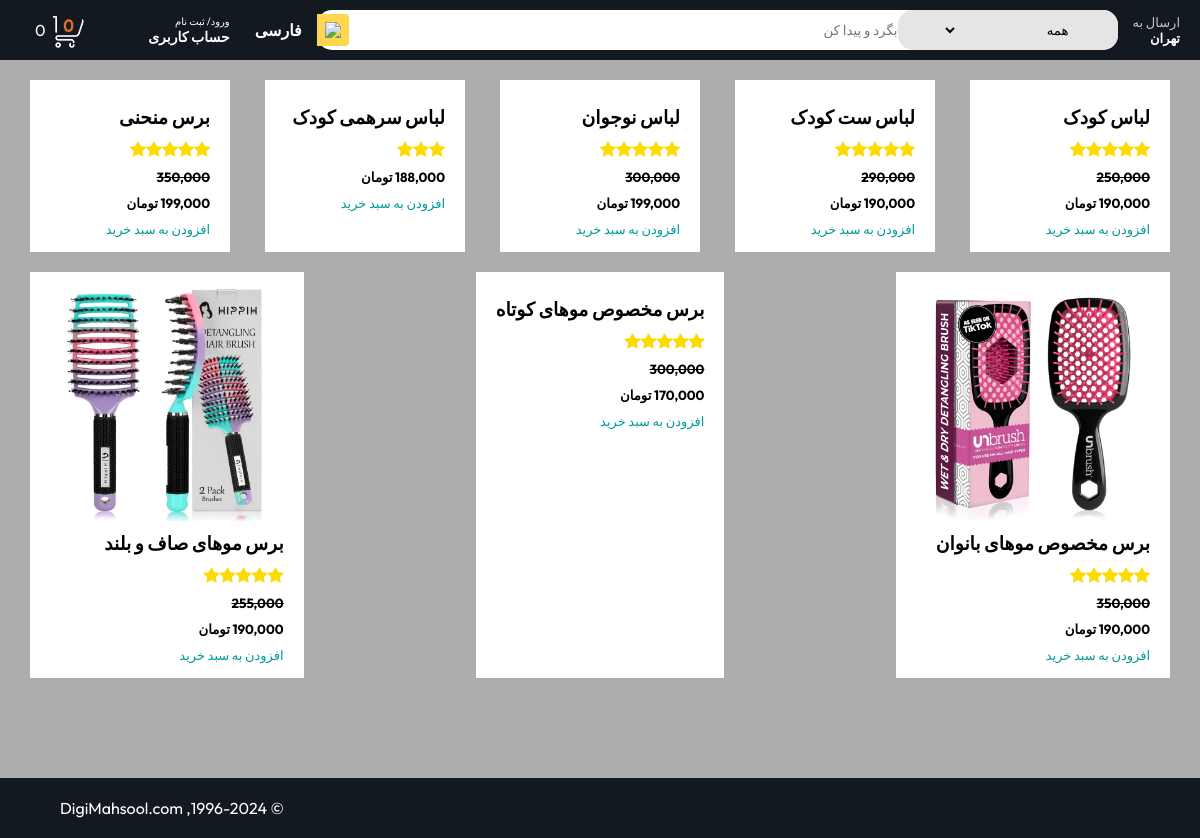
Page /Bellow200/ on the committed database.
### shop/models.py (models this page shows, shortened)
class Product(models.Model):
    name = models.CharField(max_length=50)
    description = models.CharField(max_length=500, blank=True , null=True, default='')
    price = models.DecimalField(max_digits=12, decimal_places=0, default=0)
    category = models.ForeignKey(Category, on_delete=models.CASCADE , default=1)
    star= models.IntegerField(default=0 , validators=[MinValueValidator(0), MaxValueValidator(5)])
    picture = models.ImageField(upload_to="upload/product/")
    is_sale= models.BooleanField(default=False)
    sale_price = models.DecimalField(max_digits=10, decimal_places=0, default=0)

### shop/views.py (the view)
# urls.py: path('Bellow200/', Bellow200 , name='Bellow200'),
def Bellow200(request):
    all_products = Product.objects.filter(category=3)
    return render(request,'Bellow200.html',{'products':all_products})

### shop/templates/Bellow200.html (shortened to what this page needs)
{% extends 'base.html' %}
{% block content%}
{% load static %}
{% load humanize %}
    <div class="box-row " >
    {% for item in products %}
        {% if item.is_sale %}
        <div class="box-col">
            <img src="{{ item.picture.url }}" alt="">
            <h3>{{ item.name }}</h3>
            <div class="d-flex justify-content-center small text-warning mb-2" style="display: flex ; color: #fddb01">
            {% with ''|center:item.star as range %}
                {% for _ in range %}
                    <div class="bi-star-fill"></div>
                {% endfor %}
            {% endwith %}
            </div>
            <h5><strike>{{item.price | intcomma}}</strike></h5>
            <h5>{{item.sale_price | intcomma}} تومان</h5>
            <a href="#" style="text-decoration: none">افزودن به سبد خرید</a>
        </div>
        {% else %}
            <div class="box-col">
            <h3>{{ item.name }}</h3>
                <div class="d-flex justify-content-center small text-warning mb-2" style="display: flex ; color: #fddb01">
            {% with ''|center:item.star as range %}
                {% for _ in range %}
                    <div class="bi-star-fill"></div>
                {% endfor %}
            {% endwith %}
            </div>
            <h5>{{ item.price | intcomma}} تومان </h5>
            <a href="#" style="text-decoration: none">افزودن به سبد خرید</a>
            </div>
        {% endif %}
    {% endfor %}
    </div>
{% endblock %}

### shop/templates/base.html (shortened to what this page needs)
{% load static %}
{% load humanize %}
<!DOCTYPE html>
<html lang="en">
    <head>
        <link href="https://cdn.jsdelivr.net/npm/bootstrap-icons@1.5.0/font/bootstrap-icons.css" rel="stylesheet" />
        <link href="{% static 'css/style.css' %}" rel="stylesheet" />
    </head>
    <body dir="rtl">
        {% include 'navbar.html' %}
        {% block content %}
        {% endblock %}
        <footer class="product-footer">
        <p> © 1996-2024, DigiMahsool.com </p>
    </footer>
    </body>
</html>

### shop/templates/navbar.html (shortened to what this page needs)
{% load static %}
        <link href="{% static 'css/style.css' %}" rel="stylesheet" >
    <nav>
        <div class="nav-contry" >
            <div>
                <p>ارسال به</p>
                <h1>تهران</h1>
            </div>
        </div>
        <div class="nav-search" style="height: 40px;border-radius: 15px">
            <div class="nav-search-category" style="height: inherit;border-radius: 15px">
                <p>
                    <div class="nav-search-category"  >
                    <select class="form-select" aria-label="Default select example" onchange="location = this.value;" style="background:#e5e5e5; border: none">
                        <option value="{% url 'category_summary' %}" >همه</option>
                    </select>
            </div>
                </p>
            </div>
            <input type="text" class="nav-search-input" placeholder="بگرد و پیدا کن" style="height: 40px;border-radius: 15px">
            <img src="{% static 'assets/search_icon.png' %}" class="nav-search-icon">
        </div>
        <div class="nav-lang">
            <p>فارسی</p>
        </div>
        <div class="nav-text" >
            {% if user.is_authenticated %}
                <p >
                    <a href="{% url 'Login' %}" style="font-size: 15px ;margin-left: -7px;">ویرایش</a>
                    <a href="{% url 'logout' %}" style="font-size: 13px ;margin-left: -7px;">خروج</a>
                </p>
            {% else %}
                <div class="nav-text">
            <p>ورود/ ثبت نام</p>
            <h1><a href={% url 'Login' %}>حساب کاربری <img src="{% static 'assets/dropdown_icon.png' %}" width="8px" alt=""></a></h1>
        </div>
            {% endif %}
        </div>
        <a  href="../../cart/templates/cart_summary.html" class="nav-cart" >
            <img src="{% static 'assets/cart_icon.png' %}" width="35" alt="">
            <span class="badge bg-light text-black ms-1 rounded-pill" id="cart-quantity" style="margin-right: 5px">{{ cart|length }}</span>
        </a>
    </nav>

### css/style.css (style rules this page uses)
* { padding: 0; margin: 0; box-sizing: border-box; font-family: Outfit; }
body { background: #adadad; }
a { text-decoration: none; color: inherit; }
nav { display: flex; align-items: center; justify-content: space-between; background: #131921; padding: 10px 20px; color: white; }
.nav-contry { display: flex; align-items: end; margin-left: 15px; font-size: 13px; color: #c4c4c4; }
.nav-contry h1 { color: #fff; font-size: 13px; }
.nav-search { flex: 1; display: flex; align-items: center; background: #fff; color: gray; max-width: 1000px; border-radius: 4px; margin-left: 15px; }
.nav-search-category { display: flex; align-items: center; padding: 10px 20px; gap: 5px; background-color: #e5e5e5; border-radius: 4px 0 0 4px; }
.nav-search-input { border: none; outline: none; padding-left: 20px; width: 100%; }
.nav-search-icon { max-width: 41px; padding: 8px; background: #ffd64f; border-radius: 0 4px 4px 0; }
.nav-lang { display: flex; align-items: center; gap: 2px; font-weight: 600; margin-left: 15px; }
.nav-text { margin-left: 15px; }
.nav-text p { font-size: 10px; }
.nav-text h1 { font-size: 14px; }
.nav-cart { display: flex; align-items: center; margin: 0px 15px; }
.box-row { display: flex; flex-wrap: wrap; row-gap: 20px; justify-content: space-between; margin: 20px 30px; }
.box-col { display: flex; flex-direction: column; gap: 10px; padding: 15px 20px; background: #fff; max-width: 24%; min-width: 200px; z-index: 1; }
.box-col a { font-size: 13px; color: #009999; font-weight: 500; }
footer { display: flex; justify-content: space-between; align-items: center; color: #fff; background-color: #131921; padding: 20px 60px; }
.product-footer { margin-top: 100px; }

### rows in the picture
Product: name "لباس کودک", is_sale True (drawn), price "250,000", sale_price "190,000"
Product: name "لباس ست کودک", is_sale True (drawn), price "290,000", sale_price "190,000"
Product: name "لباس نوجوان", is_sale True (drawn), price "300,000", sale_price "199,000"
Product: name "لباس سرهمی کودک", is_sale False (drawn), price "188,000"
Product: name "برس منحنی", is_sale True (drawn), price "350,000", sale_price "199,000"
Product: picture (picture), name "برس مخصوص موهای بانوان", is_sale True (drawn), price "350,000", sale_price "190,000"
Product: name "برس مخصوص موهای کوتاه", is_sale True (drawn), price "300,000", sale_price "170,000"
Product: picture (picture), name "برس موهای صاف و بلند", is_sale True (drawn), price "255,000", sale_price "190,000"

### other values in the picture
{{ cart|length }} "0"
